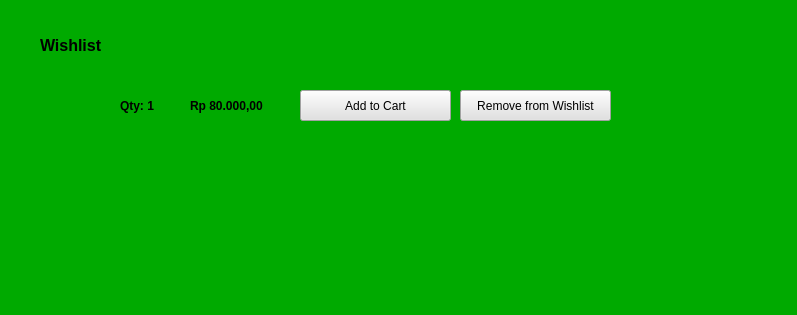
<?xml version="1.0" encoding="UTF-8"?>
<ui version="4.0">
 <class>Form</class>
 <widget class="QWidget" name="Form">
  <property name="geometry">
   <rect>
    <x>0</x>
    <y>0</y>
    <width>797</width>
    <height>315</height>
   </rect>
  </property>
  <property name="windowTitle">
   <string>Form</string>
  </property>
  <property name="styleSheet">
   <string notr="true">background-color: rgb(0, 170, 0);</string>
  </property>
  <widget class="QWidget" name="listWishlist" native="true">
   <property name="geometry">
    <rect>
     <x>0</x>
     <y>0</y>
     <width>801</width>
     <height>311</height>
    </rect>
   </property>
   <widget class="QLabel" name="wishlistPhoto">
    <property name="geometry">
     <rect>
      <x>40</x>
      <y>80</y>
      <width>61</width>
      <height>61</height>
     </rect>
    </property>
    <property name="text">
     <string/>
    </property>
    <property name="pixmap">
     <pixmap>../../Pictures/HMIF.png</pixmap>
    </property>
    <property name="scaledContents">
     <bool>true</bool>
    </property>
   </widget>
   <widget class="QPushButton" name="removeFromWishlist">
    <property name="geometry">
     <rect>
      <x>460</x>
      <y>90</y>
      <width>151</width>
      <height>31</height>
     </rect>
    </property>
    <property name="styleSheet">
     <string notr="true">background-color: rgb(225, 225, 225);</string>
    </property>
    <property name="text">
     <string>Remove from Wishlist</string>
    </property>
   </widget>
   <widget class="QLabel" name="wishlistPrice">
    <property name="geometry">
     <rect>
      <x>190</x>
      <y>80</y>
      <width>91</width>
      <height>51</height>
     </rect>
    </property>
    <property name="font">
     <font>
      <weight>75</weight>
      <bold>true</bold>
     </font>
    </property>
    <property name="text">
     <string>Rp 80.000,00</string>
    </property>
   </widget>
   <widget class="QPushButton" name="addToCart">
    <property name="geometry">
     <rect>
      <x>300</x>
      <y>90</y>
      <width>151</width>
      <height>31</height>
     </rect>
    </property>
    <property name="styleSheet">
     <string notr="true">background-color: rgb(225, 225, 225);</string>
    </property>
    <property name="text">
     <string>Add to Cart</string>
    </property>
   </widget>
   <widget class="QLabel" name="qtyWishlist">
    <property name="geometry">
     <rect>
      <x>120</x>
      <y>80</y>
      <width>61</width>
      <height>51</height>
     </rect>
    </property>
    <property name="font">
     <font>
      <weight>75</weight>
      <bold>true</bold>
     </font>
    </property>
    <property name="text">
     <string>Qty: 1</string>
    </property>
   </widget>
  </widget>
  <widget class="QLabel" name="label_7">
   <property name="geometry">
    <rect>
     <x>40</x>
     <y>20</y>
     <width>91</width>
     <height>51</height>
    </rect>
   </property>
   <property name="font">
    <font>
     <pointsize>12</pointsize>
     <weight>75</weight>
     <bold>true</bold>
    </font>
   </property>
   <property name="text">
    <string>Wishlist</string>
   </property>
  </widget>
 </widget>
 <resources/>
 <connections/>
</ui>
